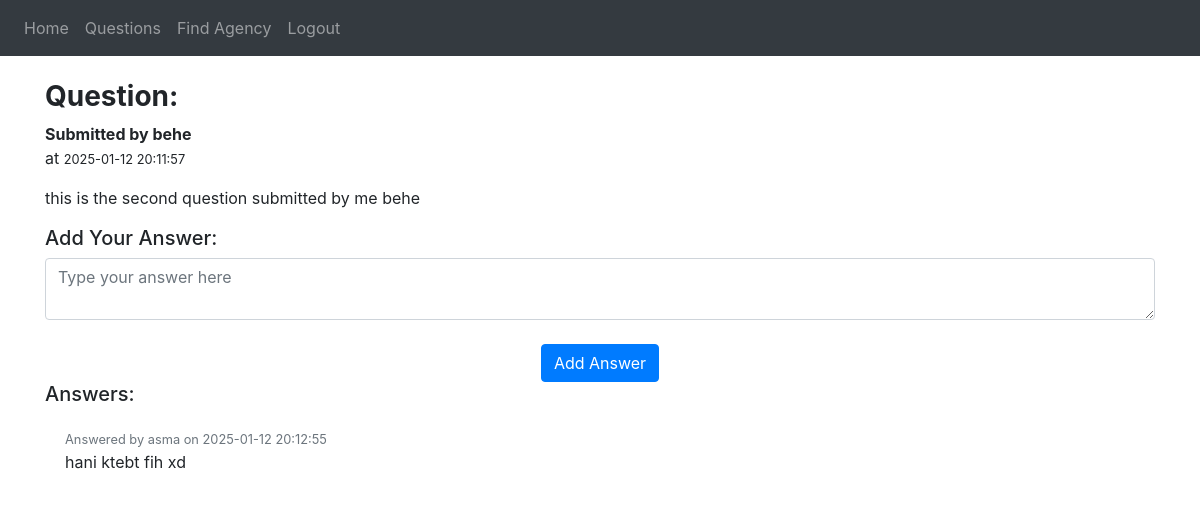
The page /question/2 (signed in) on the database as committed earlier.
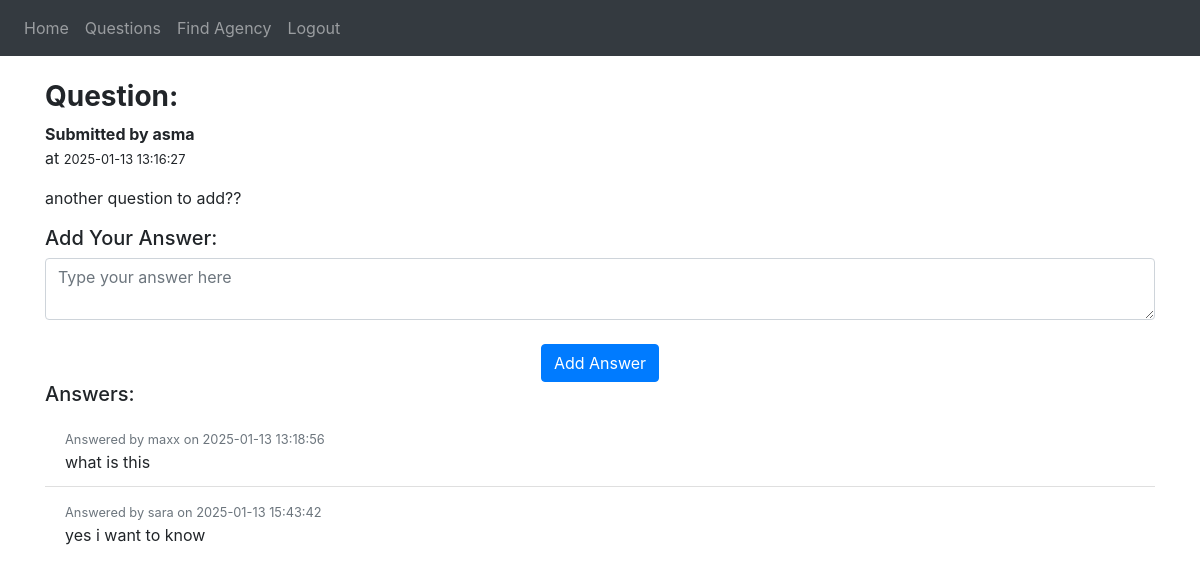
The same page on the database as committed later.
### configuration/models.py (models this page shows)
class User(db.Model, UserMixin):
    __tablename__ = 'user'
    id = db.Column(db.Integer, primary_key=True)
    phoneNumber = db.Column(db.String(15), unique=True, nullable=False)  # Pre-existing
    username = db.Column(db.String(120), unique=True, nullable=True)   # Added during signup
    passwordHash = db.Column(db.String(128), nullable=True)         # Added during signup
    bonusPlan = db.Column(db.Integer, nullable=False)          # Pre-existing
    usageHistory = db.relationship('UsageHistory', back_populates='user', cascade='all, delete-orphan')
    balance = db.relationship('Balance', uselist=False, back_populates='user', cascade='all, delete-orphan')
    rechargeHistory = db.relationship('Recharge', back_populates='user', cascade='all, delete-orphan')
    questions = db.relationship('Question', back_populates='user', cascade='all, delete-orphan')
    answers = db.relationship('Answer', back_populates='user', cascade='all, delete-orphan')

class Question(db.Model):
    __tablename__ = 'question'
    id = db.Column(db.Integer, primary_key=True)
    userId = db.Column(db.Integer, db.ForeignKey('user.id'), nullable=False)  # Foreign Key to User table
    content = db.Column(db.Text, nullable=False)  # Detailed question content
    submittedAt = db.Column(db.DateTime, default=func.now(), nullable=False)  # when the question was submitted
    user = db.relationship('User', back_populates='questions')
    answers = db.relationship('Answer', back_populates='question', cascade='all, delete-orphan')

class Answer(db.Model):
    __tablename__ = 'answer'
    id = db.Column(db.Integer, primary_key=True)
    questionId = db.Column(db.Integer, db.ForeignKey('question.id'), nullable=False)  # Foreign Key to Questions table
    userId = db.Column(db.Integer, db.ForeignKey('user.id'), nullable=False)  # Foreign Key to User table
    content = db.Column(db.Text, nullable=False)  # Content of the answer
    submittedAt = db.Column(db.DateTime, default=func.now(), nullable=False)  # when the answer was submitted
    question = db.relationship('Question', back_populates='answers')
    user = db.relationship('User', back_populates='answers')

### configuration/blueprint.py (the view, shortened to what this page needs)
@blp.route('/question/<int:question_id>', methods=['GET', 'POST'])
@login_required
def answers(question_id):
    question = Question.query.get_or_404(question_id)
    return render_template("answers.html", user=current_user, question=question)

### configuration/__init__.py (called while the page is built)
def create_application():
    app = Flask(__name__)
    app.config['SECRET_KEY'] = 'TTapp'
    app.config['SQLALCHEMY_DATABASE_URI'] = f'sqlite:///{DB_NAME}'
    db.init_app(app)
    app.register_blueprint(blp, url_prefix='/')
    app.register_blueprint(apiblp)
    login_manager = LoginManager()
    login_manager.login_view = 'blp.login'
    login_manager.init_app(app)
    @login_manager.user_loader
    def load_user(id):
        return User.query.get(int(id))
    return app

### configuration/templates/answers.html (shortened to what this page needs)
{% extends "theme.html" %}
{% block content %}
    <h3><strong>Question:</strong></h3>
    <p><strong> Submitted by {{ question.user.username }}</strong>
    <br>at <small>{{ question.submittedAt.strftime('%Y-%m-%d %H:%M:%S') }}</small></p>
    <p>{{ question.content }}</p>
    <h5>Add Your Answer:</h5>
    <form method="POST">
        <textarea name="answer" class="form-control" placeholder="Type your answer here"></textarea>
        <br />
        <div align="center">
            <button type="submit" class="btn btn-primary">Add Answer</button>
        </div>
    </form>
    <h5>Answers:</h5>
    <ul class="list-group list-group-flush">
        {% for answer in question.answers %}
            <li class="list-group-item">
                <small class="text-muted">Answered by {{ answer.user.username }} on {{ answer.submittedAt.strftime('%Y-%m-%d %H:%M:%S') }}</small>
                <br />
                {{ answer.content }}
            </li>
        {% else %}
            <li class="list-group-item">No answers yet.</li>
        {% endfor %}
    </ul>
{% endblock %}

Rows that differ between the two databases and show on the page:
no longer on this page (row edited): User: user.username "behe"
no longer on this page (row edited): Answer: user.username "asma", submittedAt "2025-01-12 20:12:55", content "hani ktebt fih xd"
now on this page (row edited): User: user.username "asma"
changed Question: submittedAt "2025-01-12 20:11:57" → "2025-01-13 13:16:27"; content "this is the second question submitted by me behe" → "another question to add??"
added Answer: user.username "maxx", submittedAt "2025-01-13 13:18:56", content "what is this"
added Answer: user.username "sara", submittedAt "2025-01-13 15:43:42", content "yes i want to know"
